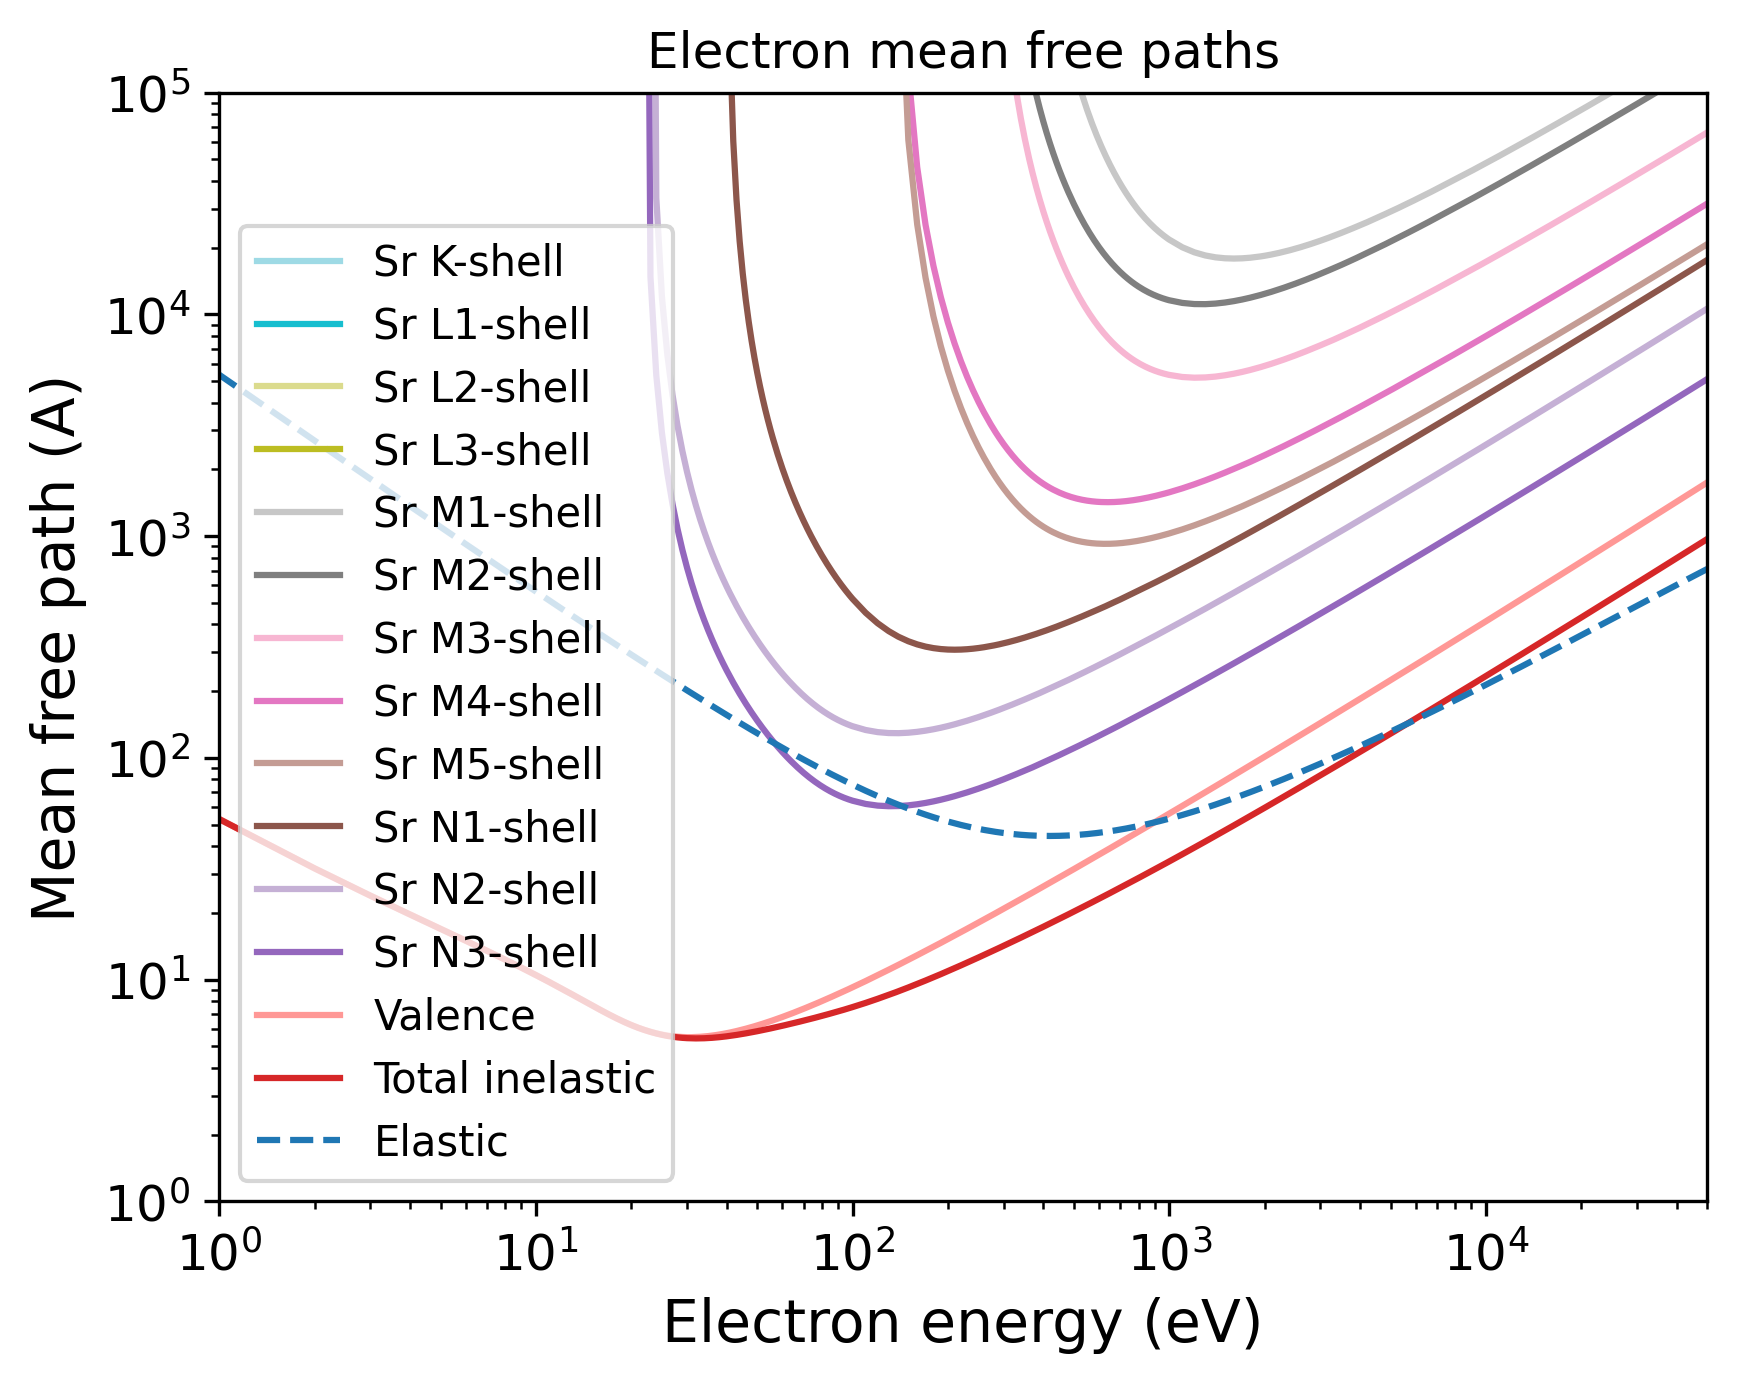

Reproduce this figure in Python.
import pandas as pd
import numpy as np
import matplotlib.pyplot as plt
import matplotlib.cm as cm
# Set the format:
plt.xlabel("Electron energy (eV)", fontsize=14)
plt.ylabel("Mean free path (A)", fontsize=14)
plt.xticks(fontsize=12)
plt.yticks(fontsize=12)
plt.grid(False)
# Set the axes:
# Read the output file:
df = pd.read_csv(r"OUTPUT_Sr_Electron_IMFP.dat", sep=r'\s+', header=None, comment="#", skipinitialspace=True)
plt.xscale("log")
plt.yscale("log")
# Prepare the plot:
columns_to_plot = [ 1, 2, 3, 4, 5, 6, 7, 8, 9, 10, 11, 12, 13, 14]
labels = [ "Sr K-shell", "Sr L1-shell", "Sr L2-shell", "Sr L3-shell", "Sr M1-shell", "Sr M2-shell", "Sr M3-shell", "Sr M4-shell", "Sr M5-shell", "Sr N1-shell", "Sr N2-shell", "Sr N3-shell", "Valence", "Total inelastic"]
# Create N distinct colors from a colormap
N = len(columns_to_plot)
colors = plt.cm.tab20(np.linspace(1, 0, 20))
# Set line styles:
linestyles = [ "-", "-", "-", "-", "-", "-", "-", "-", "-", "-", "-", "-", "-", "-"]
for i, col in enumerate(columns_to_plot):
    color = colors[i % len(colors)]
    ls    = linestyles[i % len(linestyles)]
    label = labels[i % len(labels)]
    plt.plot(df.iloc[:, 0], df.iloc[:, col],
    color=color,
    label=label,
    linestyle=ls)
# Add a curve from the second file
df2 = pd.read_csv(r"OUTPUT_Sr_Electron_EMFP.dat", sep=r'\s+', header=None, comment="#", skipinitialspace=True)
columns_to_plot2 = [ 2]
labels2 = [ "Elastic"]
# Create second part of the plot:
for col, label in zip(columns_to_plot2, labels2):
    plt.plot(df2.iloc[:, 0], df2.iloc[:, col], label=label, linestyle="--")
plt.xlim(1.00000000,50000.00000000)
plt.ylim(1.00000000,100000.00000000)
plt.title("Electron mean free paths")
plt.legend(loc="best", fontsize=10)
# Save the plot in this format:
plt.savefig("OUTPUT_MFP_electron.png", dpi=300, bbox_inches="tight")
